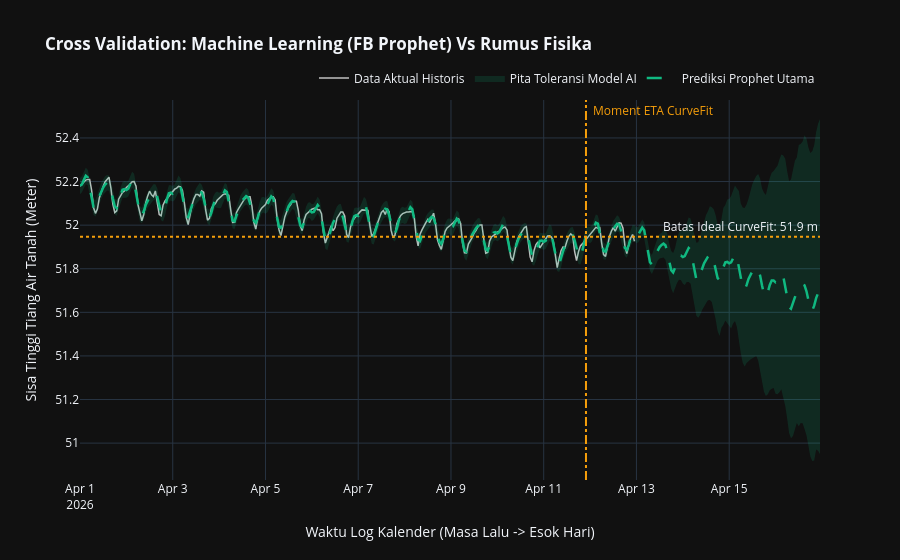

Notebook code cell kept with this figure:
### Code cell
# CATATAN: Untuk menjalankan cell ini, pastikan Anda telah menginstal pustaka Prophet
# Jika belum, jalankan perintah ini di terminal env / Anaconda prompt Anda: 
# !pip install prophet

import pandas as pd
import plotly.graph_objects as go
import logging

# Menyembunyikan pesan merah / warning teknis dari modul Prophet
logging.getLogger('prophet').setLevel(logging.WARNING)

try:
    from prophet import Prophet
    has_prophet = True
except ImportError:
    print("⚠️ Modul 'prophet' belum terinstal. Grafik prediksi tidak dapat dibuat.")
    print("Silakan jalankan perintah instalasi (pip install prophet)")
    has_prophet = False

if has_prophet:
    # 1. Menyiapkan Data Tabular Khusus Prophet
    # Syarat utama: Struktur nama kolom harus 'ds' (Date/Time) dan 'y' (Nilai Skalar Target)
    df_prophet = df_kajian[['Waktu', 'Data Air Tanah']].copy()
    df_prophet.rename(columns={'Waktu': 'ds', 'Data Air Tanah': 'y'}, inplace=True)
    
    # 2. Inisiasi Sang Ahli Time-Series (Prophet)
    # interval_width=0.95 (Kepercayaan 95%) 
    # daily_seasonality=True: penting karena siklus pemompaan pasti berulang siang/malam (per 24 jam)
    model_prophet = Prophet(
        daily_seasonality=True, 
        yearly_seasonality=False, 
        weekly_seasonality=True, 
        interval_width=0.95
    )
    
    # 3. Proses Training
    model_prophet.fit(df_prophet)
    
    # 4. Ekstrapolasi / Peramalan
    # Buatkan wadah waktu kosong sejauh 4 Hari * 24 Jam = 96 Langkah Jam ke depan
    future_dataframe = model_prophet.make_future_dataframe(periods=96, freq='H')
    
    # Eksekusi Prediksi pada memori kosong tersebut
    forecast = model_prophet.predict(future_dataframe)
    
    # ==============================================================================
    # VISUALISASI HYBRID (PROPHET ML vs REGRESI FISIKA)
    # ==============================================================================
    fig_prophet = go.Figure()
    
    # Plot A: Data Asli Masa Lalu
    fig_prophet.add_trace(go.Scatter(
        x=df_prophet['ds'], y=df_prophet['y'],
        name="Data Aktual Historis", mode="lines",
        line=dict(color="silver", width=1.5)
    ))
    
    # Plot B: Pita Jangkauan Prediksi (Toleransi Error/Ketidakpastian 95%)
    fig_prophet.add_trace(go.Scatter(
        x=forecast['ds'].tolist() + forecast['ds'].tolist()[::-1],
        y=forecast['yhat_upper'].tolist() + forecast['yhat_lower'].tolist()[::-1],
        fill='toself',
        fillcolor='rgba(16, 185, 129, 0.15)', # Transparan Emerald
        line=dict(color='rgba(255,255,255,0)'),
        name="Pita Toleransi Model AI",
        hoverinfo='skip' 
    ))

    # Plot C: Garis Utama Tarikan ML Prophet
    fig_prophet.add_trace(go.Scatter(
        x=forecast['ds'], y=forecast['yhat'],
        name="Prediksi Prophet Utama", mode="lines",
        line=dict(color="#10b981", width=2.5, dash='longdash') # Warna Emerald Hijau
    ))
    
    # Menampilkan Referensi Hasil Hitungan Fisika (dari Cell Sebelumnya) sebagai Indikator Komparasi Hitungan
    if 'dat_statis_fit' in locals() and 'eta_waktu' in locals():
        
        # Sumbu Y: Asimtot Level Ideal
        fig_prophet.add_hline(
            y=dat_statis_fit, line_dash="dot", line_color="#f59e0b", line_width=2,
            annotation_text=f"Batas Ideal CurveFit: {dat_statis_fit:.1f} m"
        )
        
        # Sumbu X: Momentum Waktu Sembuh (Digambar SETENGAH-SETENGAH)
        # 1. Gambar Garis Vertikalnya (Tanpa Teks agar Plotly tidak memproses matematika teks)
        fig_prophet.add_vline(
            x=eta_waktu, line_dash="dashdot", line_color="#f59e0b", line_width=2
        )
        
        # 2. Gambar Teks Anotasinya secara Terpisah (Mengambang di paling atas kanvas 'yref=paper')
        fig_prophet.add_annotation(
            x=eta_waktu, y=1.0, yref="paper", 
            text="Moment ETA CurveFit",
            showarrow=False, font=dict(color="#f59e0b"), 
            xanchor="left", xshift=5
        )
        
    fig_prophet.update_layout(
        title='<b>Cross Validation: Machine Learning (FB Prophet) Vs Rumus Fisika</b>',
        xaxis_title='Waktu Log Kalender (Masa Lalu -> Esok Hari)',
        yaxis_title='Sisa Tinggi Tiang Air Tanah (Meter)',
        template='plotly_dark',
        hovermode='x unified',
        legend=dict(orientation="h", yanchor="bottom", y=1.02, xanchor="right", x=1)
    )
    
    fig_prophet.show()

### Figure 1 — Plotly figure (JSON) as saved in the notebook; plotly's stock layout.template omitted (floating-point values rounded to 4 significant figures; data arrays with more than 128 entries replaced by an {"elided": "..."} marker saying what was removed)
{"data": [{"line": {"color": "silver", "width": 1.5}, "mode": "lines", "name": "Data Aktual Historis", "type": "scatter", "x": {"elided": "288 str values"}, "y": {"elided": "288 float values"}}, {"fill": "toself", "fillcolor": "rgba(16, 185, 129, 0.15)", "hoverinfo": "skip", "line": {"color": "rgba(255,255,255,0)"}, "name": "Pita Toleransi Model AI", "type": "scatter", "x": {"elided": "768 str values"}, "y": {"elided": "768 float values"}}, {"line": {"color": "#10b981", "dash": "longdash", "width": 2.5}, "mode": "lines", "name": "Prediksi Prophet Utama", "type": "scatter", "x": {"elided": "384 str values"}, "y": {"elided": "384 float values"}}], "layout": {"annotations": [{"showarrow": false, "text": "Batas Ideal CurveFit: 51.9 m", "x": 1, "xanchor": "right", "xref": "x domain", "y": 51.95, "yanchor": "bottom", "yref": "y"}, {"font": {"color": "#f59e0b"}, "showarrow": false, "text": "Moment ETA CurveFit", "x": "2026-04-11T21:52:52.171314", "xanchor": "left", "xshift": 5, "y": 1, "yref": "paper"}], "hovermode": "x unified", "legend": {"orientation": "h", "x": 1, "xanchor": "right", "y": 1.02, "yanchor": "bottom"}, "shapes": [{"line": {"color": "#f59e0b", "dash": "dot", "width": 2}, "type": "line", "x0": 0, "x1": 1, "xref": "x domain", "y0": 51.95, "y1": 51.95, "yref": "y"}, {"line": {"color": "#f59e0b", "dash": "dashdot", "width": 2}, "type": "line", "x0": "2026-04-11T21:52:52.171314", "x1": "2026-04-11T21:52:52.171314", "xref": "x", "y0": 0, "y1": 1, "yref": "y domain"}], "title": {"text": "<b>Cross Validation: Machine Learning (FB Prophet) Vs Rumus Fisika</b>"}, "xaxis": {"title": {"text": "Waktu Log Kalender (Masa Lalu -> Esok Hari)"}}, "yaxis": {"title": {"text": "Sisa Tinggi Tiang Air Tanah (Meter)"}}}}
